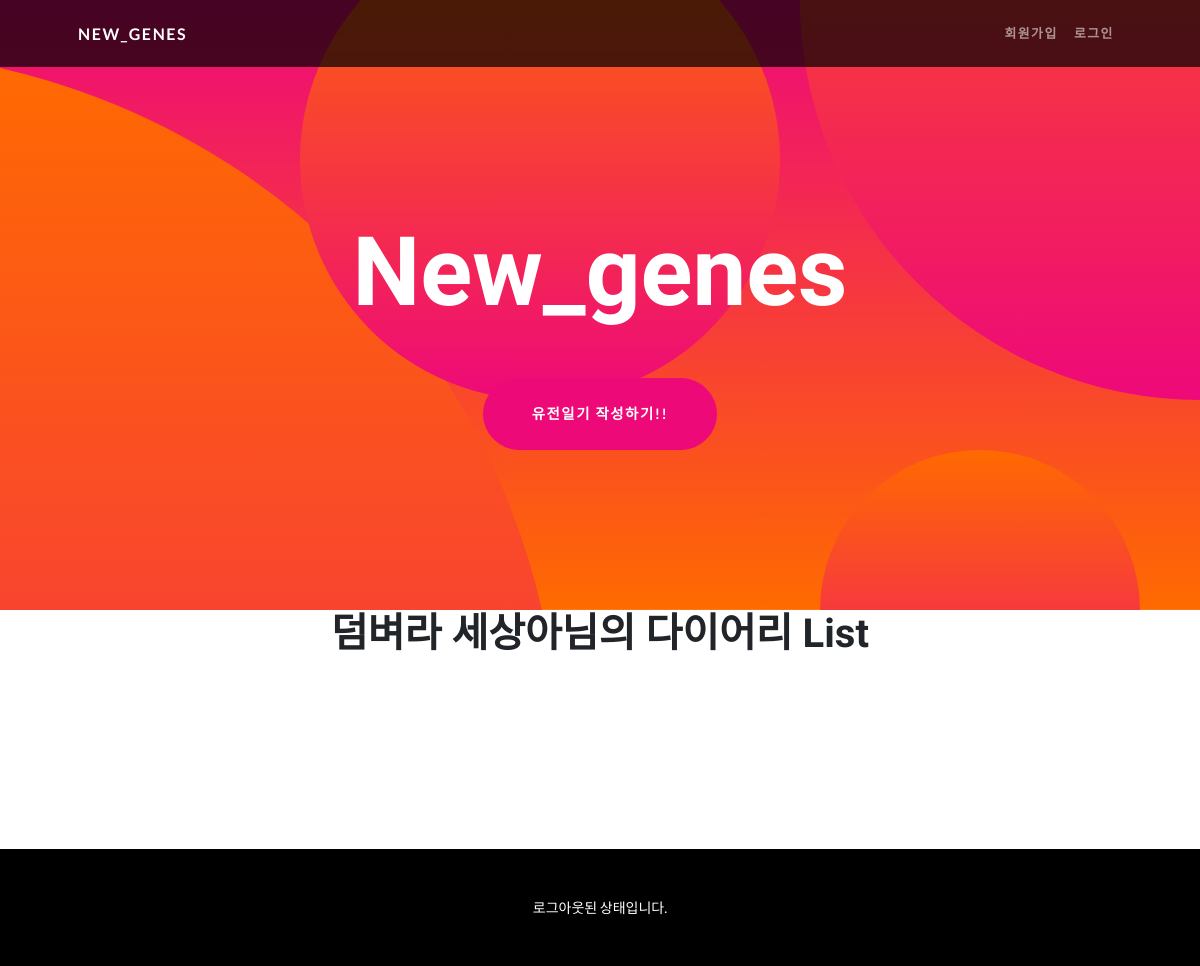
Page /gene_diary_list/1 on the earlier database version.
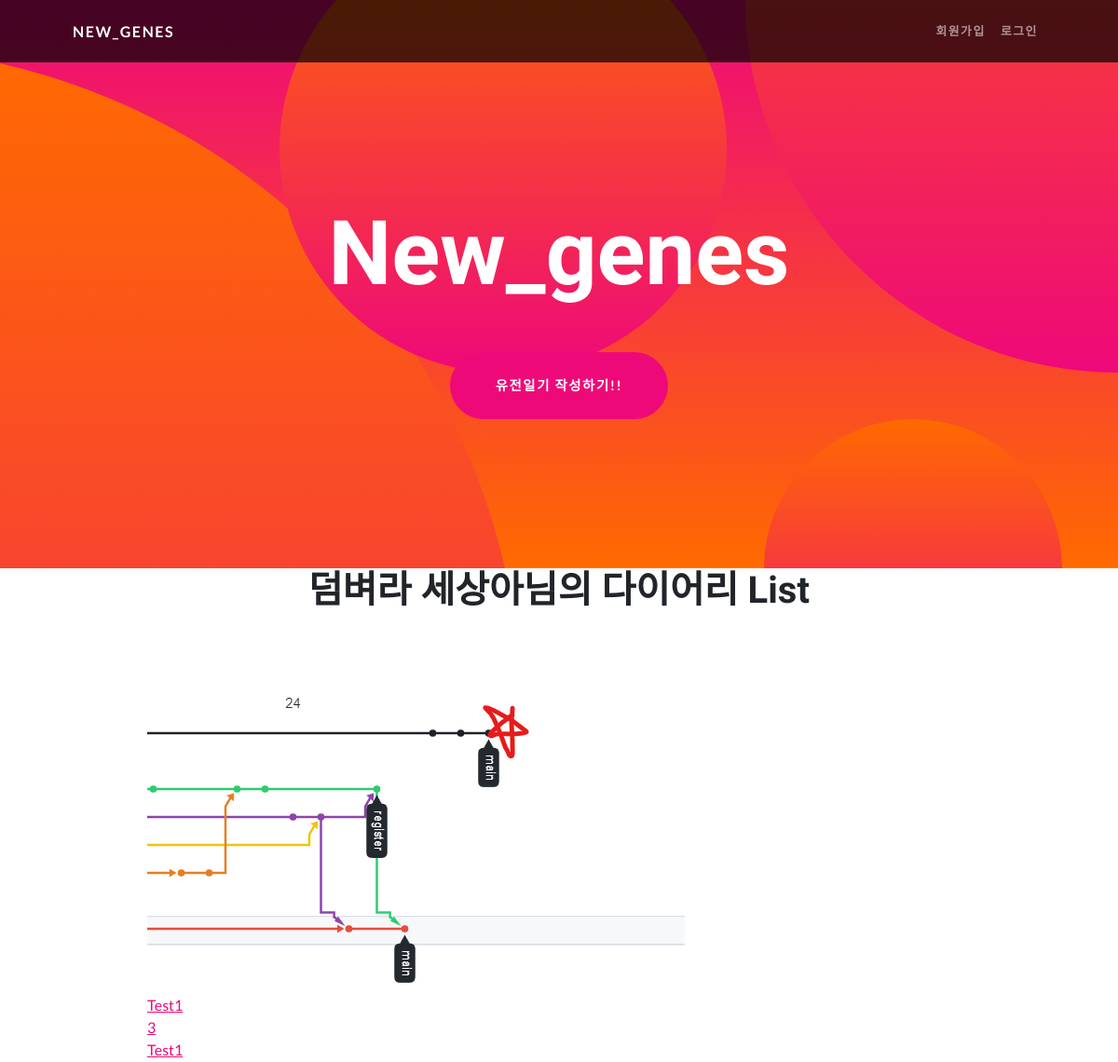
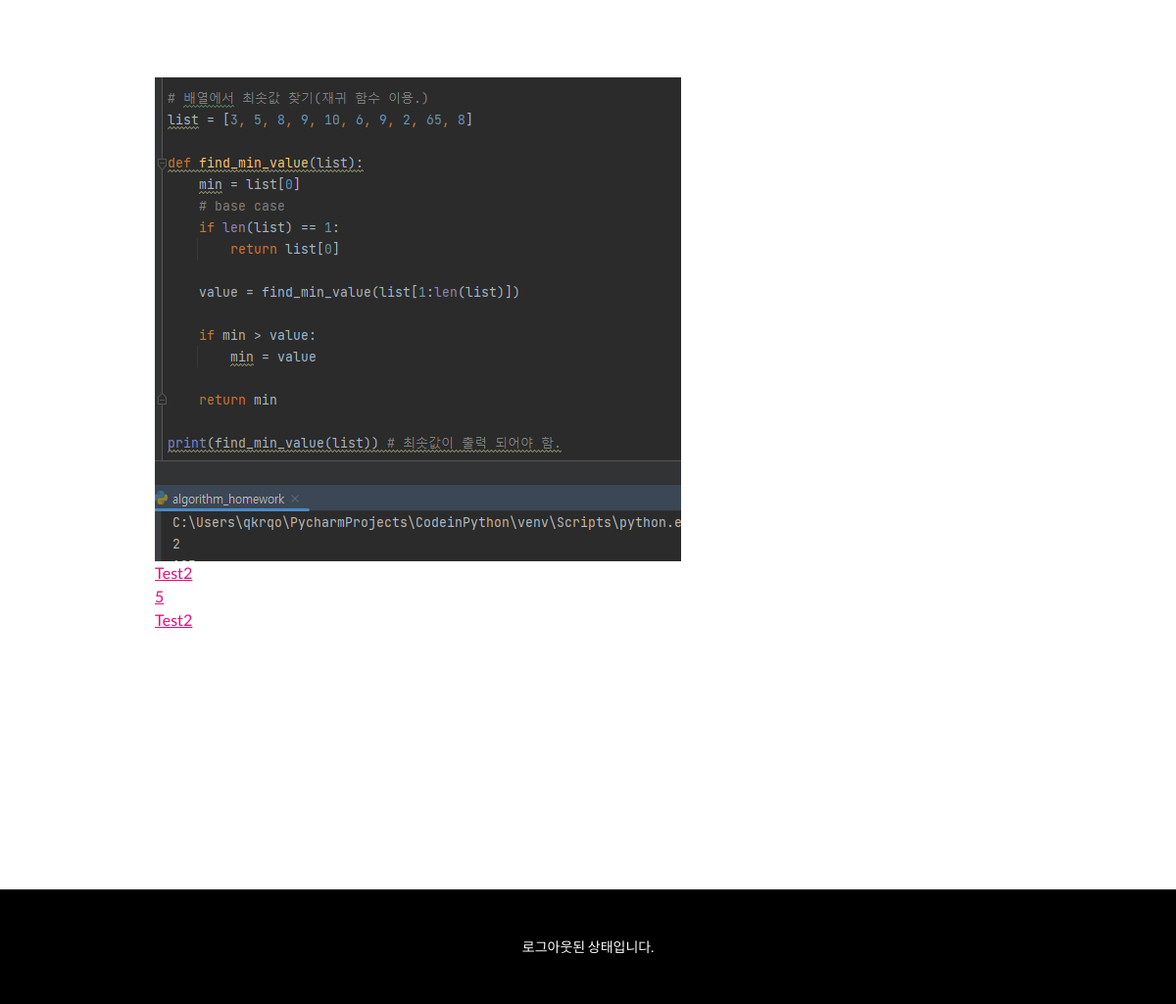
Same page on the later database version (2 pictures, top to bottom).
### Gene/models.py (models this page shows, shortened)
class User(AbstractUser):
    nickname = models.CharField(max_length=20, unique=True, null=True,
                                validators=[validate_no_special_characters])
    intro = models.TextField(null=True)
    profile_picture = models.ImageField(upload_to="profile_pics", default="default_profile_pic.jpg")
    goals = models.TextField(null=True)
    rating_FTO = [
        (1, 'TT'),
        (2, 'TA'),
        (3, 'AA')
    ]
    FTO_gene = models.IntegerField(choices=rating_FTO, default=None, null=True)
    rating_MC4R = [
        (1, 'TT'),
        (2, 'TC'),
        (3, 'CC')
    ]
    MC4R_gene = models.IntegerField(choices=rating_MC4R, default=None, null=True)
    rating_BDNF = [
        (1, 'AA'),
        (2, 'AG'),
        (3, 'GG')
    ]
    BDNF_gene = models.IntegerField(choices=rating_BDNF, default=None, null=True)
    rating_OCA2=[
        (1, 'TT'),
        (2, 'TC'),
        (3, 'CC')
    ]
    OCA2_gene = models.IntegerField(choices=rating_OCA2, null=True, default=None)
    rating_MC1R = [
        (1, 'GG'),
        (2, 'GA'),
        (3, 'AA')
    ]
    MC1R_gene = models.IntegerField(choices=rating_MC1R, null=True, default=None)
    rating_chr20p11_1 = [
        (1, 'GG'),
        (2, 'GA'),
        (3, 'AA')
    ]
    chr20p11_1 = models.IntegerField(choices=rating_chr20p11_1, null=True, default=None)
    rating_chr20p11_2 = [
        (1, 'CC'),
        (2, 'CT'),
        (3, 'TT')
    ]
    chr20p11_2 = models.IntegerField(choices=rating_chr20p11_2, null=True, default=None)
    rating_IL2RA = [
        (1, 'TT'),
        (2, 'TC'),
        (3, 'CC')
    ]
    IL2RA = models.IntegerField(choices=rating_IL2RA, null=True, default=None)
    rating_HLA_DQB1 = [
        (1, 'AA'),
        (2, 'AG'),
        (3, 'GG')
    ]
    HLA_DQB1 = models.IntegerField(choices=rating_HLA_DQB1, null=True, default=None)
    rating_EDAR = [
        (1, 'GG'),
        (2, 'GA'),
        (3, 'AA')
    ]
    EDAR = models.IntegerField(choices=rating_EDAR, null=True, default=None)
    rating_AGER_1 = [
        (1, 'CC'),
        (2, 'CT'),
        (3, 'TT')
    ]
    AGER_1 = models.IntegerField(choices=rating_AGER_1, null=True, default=None)
    rating_AGER_2 = [
        (1, 'GG'),
        (2, 'GA'),
        (3, 'AA')
    ]
    AGER_2 = models.IntegerField(choices=rating_AGER_2, null=True, default=None)
    rating_GCKR = [
        (1, 'CC'),
        (2, 'CT'),
        (3, 'TT')
    ]
    GCKR = models.IntegerField(choices=rating_GCKR, null=True, default=None)
    rating_ANGPTL3 = [
        (1, 'GG'),
        (2, 'GT'),
        (3, 'TT')
    ]
    ANGPTL3 = models.IntegerField(choices=rating_ANGPTL3, null=True, default=None)
    rating_TRIB1 = [
        (1, 'TT'),
        (2, 'TA'),
        (3, 'AA')
    ]
    TRIB1 = models.IntegerField(choices=rating_TRIB1, null=True, default=None)
    rating_HMGCR = [
        (1, 'AA'),
        (2, 'AT'),
        (3, 'TT')
    ]
    HMGCR = models.IntegerField(choices=rating_HMGCR, null=True, default=None)
    rating_ABO = [
        (1, 'CC'),
        (2, 'CA'),
        (3, 'AA')
    ]
    ABO = models.IntegerField(choices=rating_ABO, null=True, default=None)
    rating_LIPG = [
        (1, 'TT'),
        (2, 'TG'),
        (3, 'GG')
    ]
    LIPG = models.IntegerField(choices=rating_LIPG, null=True, default=None)
    rating_DGKB_TMEM195 = [
        (1, 'GG'),
        (2, 'GT'),
        (3, 'TT')
    ]
    DGKB_TMEM195 = models.IntegerField(choices=rating_DGKB_TMEM195, null=True, default=None)
    rating_CDKN2A_2B = [
        (1, 'CC'),
        (2, 'CT'),
        (3, 'TT')
    ]
    CDKN2A_2B = models.IntegerField(choices=rating_CDKN2A_2B, null=True, default=None)
    rating_GCK = [
        (1, 'GG'),
        (2, 'GA'),
        (3, 'AA')
    ]
    GCK = models.IntegerField(choices=rating_GCK, null=True, default=None)
    rating_GLIS3 = [
        (1, 'GG'),
        (2, 'GA'),
        (3, 'AA')
    ]
    GLIS3 = models.IntegerField(choices=rating_GLIS3, null=True, default=None)
    rating_GUCY1A3 = [
        (1, 'AA'),
        (2, 'AC'),
        (3, 'CC')
    ]
    GUCY1A3 = models.IntegerField(choices=rating_GUCY1A3, null=True, default=None)
    rating_ABCA1 = [
        (1, 'CC'),
        (2, 'CT'),
        (3, 'TT')
    ]
    ABCA1 = models.IntegerField(choices=rating_ABCA1, null=True, default=None)
    rating_FGF5 = [
        (1, 'AA'),
        (2, 'AT'),
        (3, 'TT')
    ]
    FGF5 = models.IntegerField(choices=rating_FGF5, null=True, default=None)
    rating_ATP2B1 = [
        (1, 'AA'),
        (2, 'AG'),
        (3, 'GG')
    ]
    ATP2B1 = models.IntegerField(choices=rating_ATP2B1, null=True, default=None)
    rating_NPR3 = [
        (1, 'AA'),
        (2, 'AG'),
        (3, 'GG')
    ]
    NPR3 = models.IntegerField(choices=rating_NPR3, null=True, default=None)
    rating_CYP17A1 = [
        (1, 'GG'),
        (2, 'GA'),
        (3, 'AA')
    ]
    CYP17A1 = models.IntegerField(choices=rating_CYP17A1, null=True, default=None)
    rating_SLC23A1_1 = [
        (1, 'CC'),
        (2, 'CT'),
        (3, 'TT')
    ]
    SLC23A1_1 = models.IntegerField(choices=rating_SLC23A1_1, null=True, default=None)
    rating_SLC23A1_2 = [
        (1, 'AA'),
        (2, 'AG'),
        (3, 'GG')
    ]
    SLC23A1_2 = models.IntegerField(choices=rating_SLC23A1_2, null=True, default=None)
    rating_CYP1A1_CYP1A2 = [
        (1, 'AA'),
        (2, 'AC'),
        (3, 'CC')
    ]
    CYP1A1_CYP1A2 = models.IntegerField(choices=rating_CYP1A1_CYP1A2, null=True, default=None)
    rating_AHR = [
        (1, 'CC'),
        (2, 'CT'),
        (3, 'TT')
    ]
    AHR = models.IntegerField(choices=rating_AHR, null=True, default=None)

class Diary(models.Model):
    user = models.ForeignKey(User, on_delete=models.CASCADE)
    title = models.CharField(max_length=50, null=True)
    rating = [
        (1, '★'),
        (2, '★★'),
        (3, '★★★'),
        (4, '★★★★'),
        (5, '★★★★★')
    ]
    feeling_rating = models.IntegerField(choices=rating, default=None)
    diary_image = models.ImageField(upload_to="diary_pics")
    diary_image2 = models.ImageField(upload_to="diary_pics", blank = True)
    diary_image3 = models.ImageField(upload_to="diary_pics", blank = True)
    content = models.TextField()
    dt_created = models.DateField(auto_now_add=True)
    dt_updated = models.DateField(auto_now=True)

### Gene/views.py (the view)
# urls.py: path('gene_diary_list/<int:user_id>', views.Gene_Diary_List_View.as_view(), name='gene_diary_list'),
class Gene_Diary_List_View(ListView):
    model = Diary
    template_name = "Diary/diary_list.html"
    pk_url_kwarg = "user_id"
    paginate_by = 4
    context_object_name = "all_diary"
    def get_queryset(self):
        user_id = self.kwargs.get("user_id")
        return Diary.objects.filter(user__id=user_id).order_by("-dt_created")
    def get_context_data(self, **kargs):
        context = super().get_context_data(**kargs)
        context['profile_user'] = get_object_or_404(User, id=self.kwargs.get("user_id"))
        return context

### Gene/templates/Diary/diary_list.html (shortened to what this page needs)
{% extends 'gene_base/base.html' %}
{% load static %}
{% block handler %}
    <a class="btn btn-primary btn-xl rounded-pill mt-5" href={% url 'gene_diary_create' %}>유전일기 작성하기!!</a>
{% endblock handler %}
{% block content %}
    <h1>{{profile_user.nickname}}님의 다이어리 List</h1>
    <div class="content-list max-content-width">
        <div>
            {% for diary in all_diary %}
                <a href={% url 'gene_diary_detail' diary.id %}>
                    <div style="margin: 80px 80px">
                        {% if diary.diary_image %}
                            <img src={{diary.diary_image.url}}><br>
                        {% endif %}
                        {{diary.title}}<br>
                        {{diary.feeling_rating}}<br>
                        {{diary.content}}<br>
                    </div>
            {% endfor %}
        </div>
    </div>
{% endblock content%}

### Gene/templates/gene_base/base.html (shortened to what this page needs)
{% load static %}
<!DOCTYPE html>
<html lang="en">
    <head>
        <link href={% static 'Gene/styles/style.css' %} rel="stylesheet" />
        <link href={% static 'Gene/styles/make.css' %} rel="stylesheet" />
    </head>
        <body id="page-top">
                    <nav class="navbar navbar-expand-lg navbar-dark navbar-custom fixed-top">
                        <div class="container px-5">
                            <a class="navbar-brand" href={% url 'home' %}>New_genes</a>
                            <div class="collapse navbar-collapse" id="navbarResponsive">
                                <ul class="navbar-nav ms-auto">
                                    {% if user.is_authenticated %}
                                        <li class="nav-item"><a class="nav-link" href={% url 'account_logout' %}>로그아웃</a></li>
                                    {% else %}
                                        <li class="nav-item"><a class="nav-link" href={% url 'account_signup' %}>회원가입</a></li>
                                        <li class="nav-item"><a class="nav-link" href={% url 'account_login' %}>로그인</a></li>
                                    {% endif %}
                                </ul>
                            </div>
                        </div>
                    </nav>
                    <header class="masthead text-center text-white">
                        <div class="masthead-content">
                            <div class="container px-5">
                                <h1 class="masthead-heading mb-0">New_genes</h1>
                                {% block handler %}{% endblock handler %}
                            </div>
                        </div>
                        <div class="bg-circle-1 bg-circle"></div>
                        <div class="bg-circle-2 bg-circle"></div>
                        <div class="bg-circle-3 bg-circle"></div>
                        <div class="bg-circle-4 bg-circle"></div>
                    </header>
                        <section class="content_section">
                            <div class="container px-5">
                                <div class="row gx-5 align-items-center">
                                        {% block content %}
                                        {% endblock content %}
                                </div>
                            </div>
                        </section>
                    <footer class="py-5 bg-black">
                        {% if user.is_authenticated %}
                            <div class="container px-5"><p class="m-0 text-center text-white small">{{user.nickname}}님!! 오늘 하루도 건강하세요!</p></div>
                        {% else %}
                            <div class="container px-5"><p class="m-0 text-center text-white small">로그아웃된 상태입니다.</p></div>
                        {% endif %}
                    </footer>
        </body>
</html>

### Gene/static/Gene/styles/make.css (style rules this page uses)
.content_section { margin-bottom: 300px; }

Differences in the rows shown:
added Diary: diary_image (picture), title "Test1", feeling_rating "3", content "Test1"
added Diary: diary_image (picture), title "Test2", feeling_rating "5", content "Test2"
